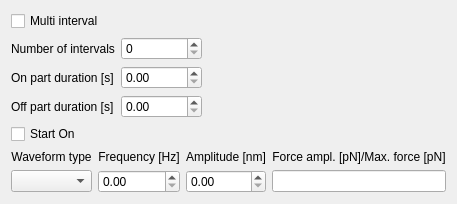
              <widget class="QWidget" name="customExpXPage">
               <attribute name="title">
                <string>X</string>
               </attribute>
               <layout class="QVBoxLayout" name="custExpXVert" stretch="1,1">
                <item>
                 <layout class="QGridLayout" name="customExpXConfGrid" columnstretch="1,1,1,1,1">
                  <item row="2" column="1">
                   <widget class="QDoubleSpinBox" name="customExpXOnDurNumDbl"/>
                  </item>
                  <item row="0" column="0">
                   <widget class="QCheckBox" name="customExpXMultiIntCheck">
                    <property name="text">
                     <string>Multi interval</string>
                    </property>
                   </widget>
                  </item>
                  <item row="1" column="0">
                   <widget class="QLabel" name="customExpXNumIntLab">
                    <property name="text">
                     <string>Number of intervals</string>
                    </property>
                   </widget>
                  </item>
                  <item row="3" column="1">
                   <widget class="QDoubleSpinBox" name="customExpXOffDurNumDbl"/>
                  </item>
                  <item row="2" column="0">
                   <widget class="QLabel" name="customExpXOnDurLab">
                    <property name="text">
                     <string>On part duration [s]</string>
                    </property>
                   </widget>
                  </item>
                  <item row="3" column="0">
                   <widget class="QLabel" name="customExpXOffDurLab">
                    <property name="text">
                     <string>Off part duration [s]</string>
                    </property>
                   </widget>
                  </item>
                  <item row="2" column="2">
                   <spacer name="horizontalSpacer">
                    <property name="orientation">
                     <enum>Qt::Horizontal</enum>
                    </property>
                    <property name="sizeHint" stdset="0">
                     <size>
                      <width>40</width>
                      <height>20</height>
                     </size>
                    </property>
                   </spacer>
                  </item>
                  <item row="4" column="0">
                   <widget class="QCheckBox" name="customExpXStartOnCheck">
                    <property name="text">
                     <string>Start On</string>
                    </property>
                   </widget>
                  </item>
                  <item row="1" column="1">
                   <widget class="QSpinBox" name="customExpXNumIntNum"/>
                  </item>
                  <item row="2" column="3">
                   <spacer name="horizontalSpacer_6">
                    <property name="orientation">
                     <enum>Qt::Horizontal</enum>
                    </property>
                    <property name="sizeHint" stdset="0">
                     <size>
                      <width>40</width>
                      <height>20</height>
                     </size>
                    </property>
                   </spacer>
                  </item>
                  <item row="2" column="4">
                   <spacer name="horizontalSpacer_9">
                    <property name="orientation">
                     <enum>Qt::Horizontal</enum>
                    </property>
                    <property name="sizeHint" stdset="0">
                     <size>
                      <width>40</width>
                      <height>20</height>
                     </size>
                    </property>
                   </spacer>
                  </item>
                 </layout>
                </item>
                <item>
                 <layout class="QGridLayout" name="customExpXWFGrid" columnstretch="2,1,1,1" columnminimumwidth="0,0,0,0">
                  <item row="1" column="2">
                   <widget class="QDoubleSpinBox" name="customExpXAmplNumDbl"/>
                  </item>
                  <item row="0" column="0">
                   <widget class="QLabel" name="customExpXWFLab">
                    <property name="text">
                     <string>Waveform type</string>
                    </property>
                    <property name="alignment">
                     <set>Qt::AlignCenter</set>
                    </property>
                   </widget>
                  </item>
                  <item row="0" column="1">
                   <widget class="QLabel" name="customExpXFreqLab">
                    <property name="text">
                     <string>Frequency [Hz]</string>
                    </property>
                    <property name="alignment">
                     <set>Qt::AlignCenter</set>
                    </property>
                   </widget>
                  </item>
                  <item row="0" column="2">
                   <widget class="QLabel" name="customExpXAmplLab">
                    <property name="text">
                     <string>Amplitude [nm]</string>
                    </property>
                    <property name="alignment">
                     <set>Qt::AlignCenter</set>
                    </property>
                   </widget>
                  </item>
                  <item row="1" column="1">
                   <widget class="QDoubleSpinBox" name="customExpXFreqNumDbl"/>
                  </item>
                  <item row="1" column="0">
                   <widget class="QComboBox" name="customExpXWFCmb"/>
                  </item>
                  <item row="1" column="3">
                   <widget class="QLineEdit" name="customExpXEqForceVsMaxLine"/>
                  </item>
                  <item row="0" column="3">
                   <widget class="QLabel" name="customExpXEqForceVsMaxLab">
                    <property name="text">
                     <string>Force ampl. [pN]/Max. force [pN]</string>
                    </property>
                    <property name="alignment">
                     <set>Qt::AlignCenter</set>
                    </property>
                   </widget>
                  </item>
                 </layout>
                </item>
               </layout>
              </widget>
